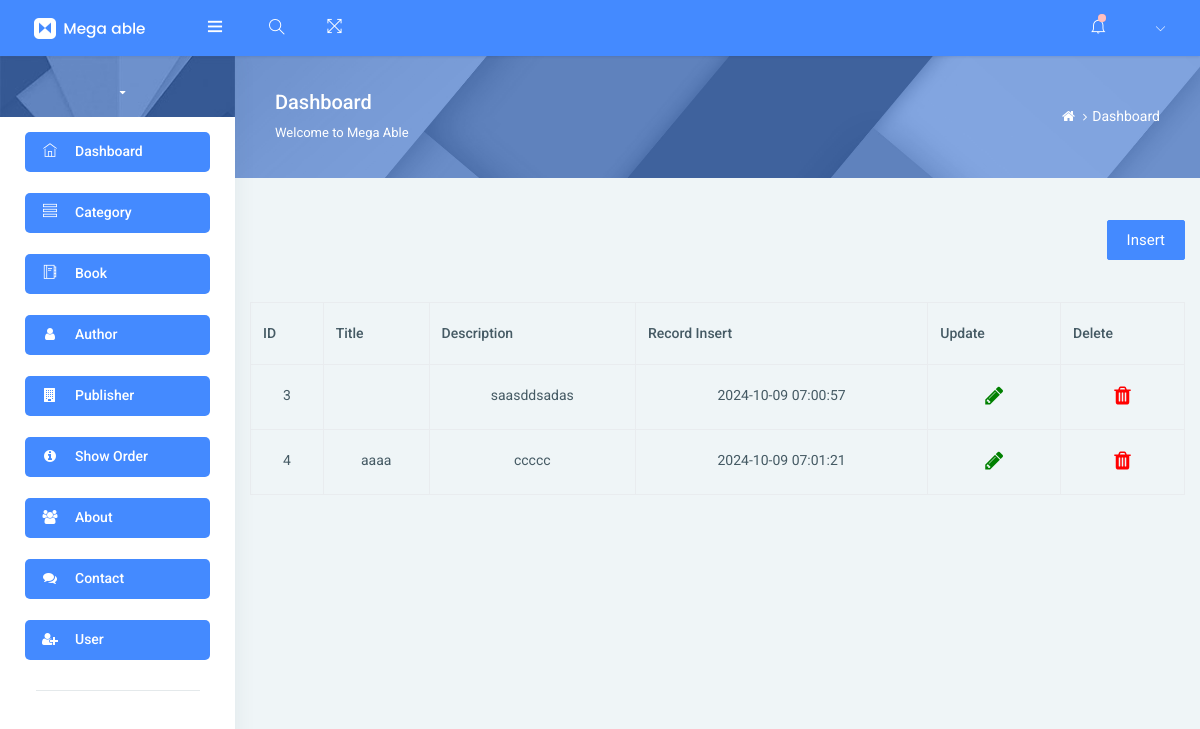
Before: /admin/showaboutus.php with the older database file.
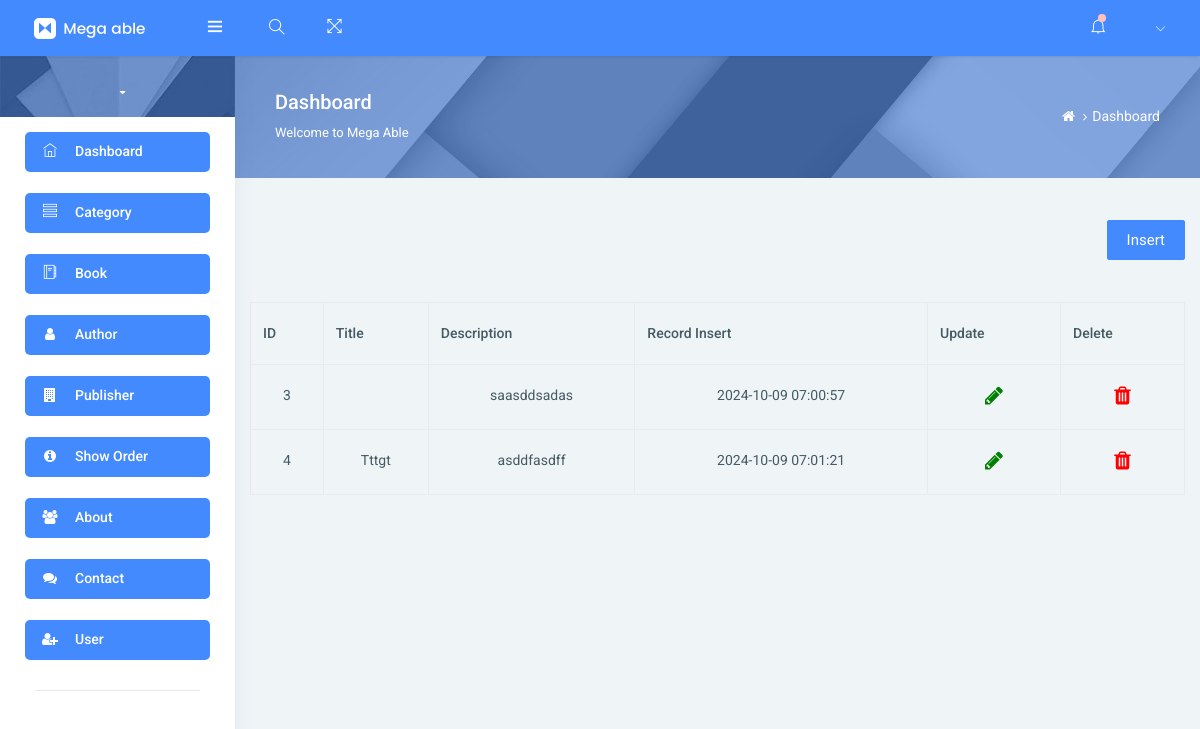
After: the same page with the newer database file.
### tables this page shows
CREATE TABLE `about_us` (
  `AboutID` int(11) NOT NULL,
  `Title` varchar(30) NOT NULL,
  `Description` varchar(1000) NOT NULL,
  `Record_insert` timestamp NOT NULL DEFAULT current_timestamp()
);

### admin/showaboutus.php (the view, shortened to what this page needs)
<!DOCTYPE html>
<html lang="en">
<head>
</head>
<body>
    <?php include "header.php"; ?>
    <br><br>
    <div class="container">
    <div class="d-grid gap-2 d-md-flex justify-content-md-end">
  <a href="addaboutus.php"class="btn btn-primary">Insert</a>
</div>
    <br><br>
        <table class="table table-bordered">
            <tr>
            <th>ID</th>
            <th>Title</th>
            <th>Description</th>
            <th>Record Insert</th>
            <th>Update</th>
            <th>Delete</th>
            </tr>
            <?php
        $query="SELECT * FROM `about_us`";
        $result=mysqli_query($conn,$query);
        while($row=mysqli_fetch_array($result))
        {
        echo "<tr>";
        echo "<td>".$row[0]."</td>";
        echo "<td>".$row[1]."</td>";
        echo "<td>".$row[2]."</td>";
        echo "<td>".$row[3]."</td>";
        echo '<td><a href="updateaboutus.php?update='.$row[0].'"><i class="fa fa-solid fa-pencil" style="font-size: 21px;color: green;"></i></a></td>';
        echo '<td><a href="deleteaboutus.php?delete='.$row[0].'"><i class="fa fa-solid fa-trash" style="font-size: 21px;color: red;"></i></a></td>';
        echo "</tr>";
    }
    ?>
        </table>
    </div>
    <?php include "footer.php"; ?>
</body>
</html>

Changed rows visible on the page:
changed about_us id 4: Title "aaaa" → "Tttgt"; Description "ccccc" → "asddfasdff"
